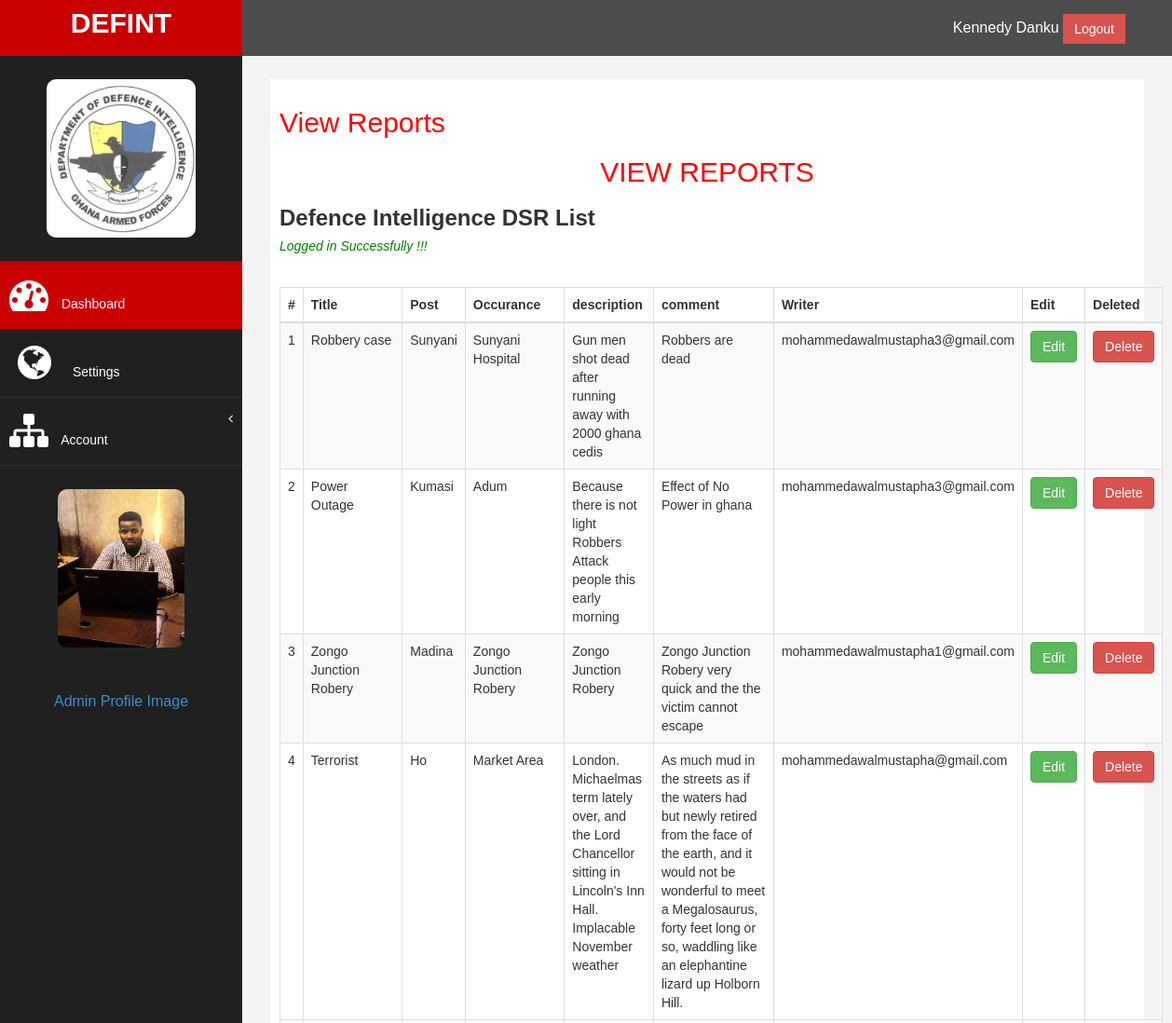
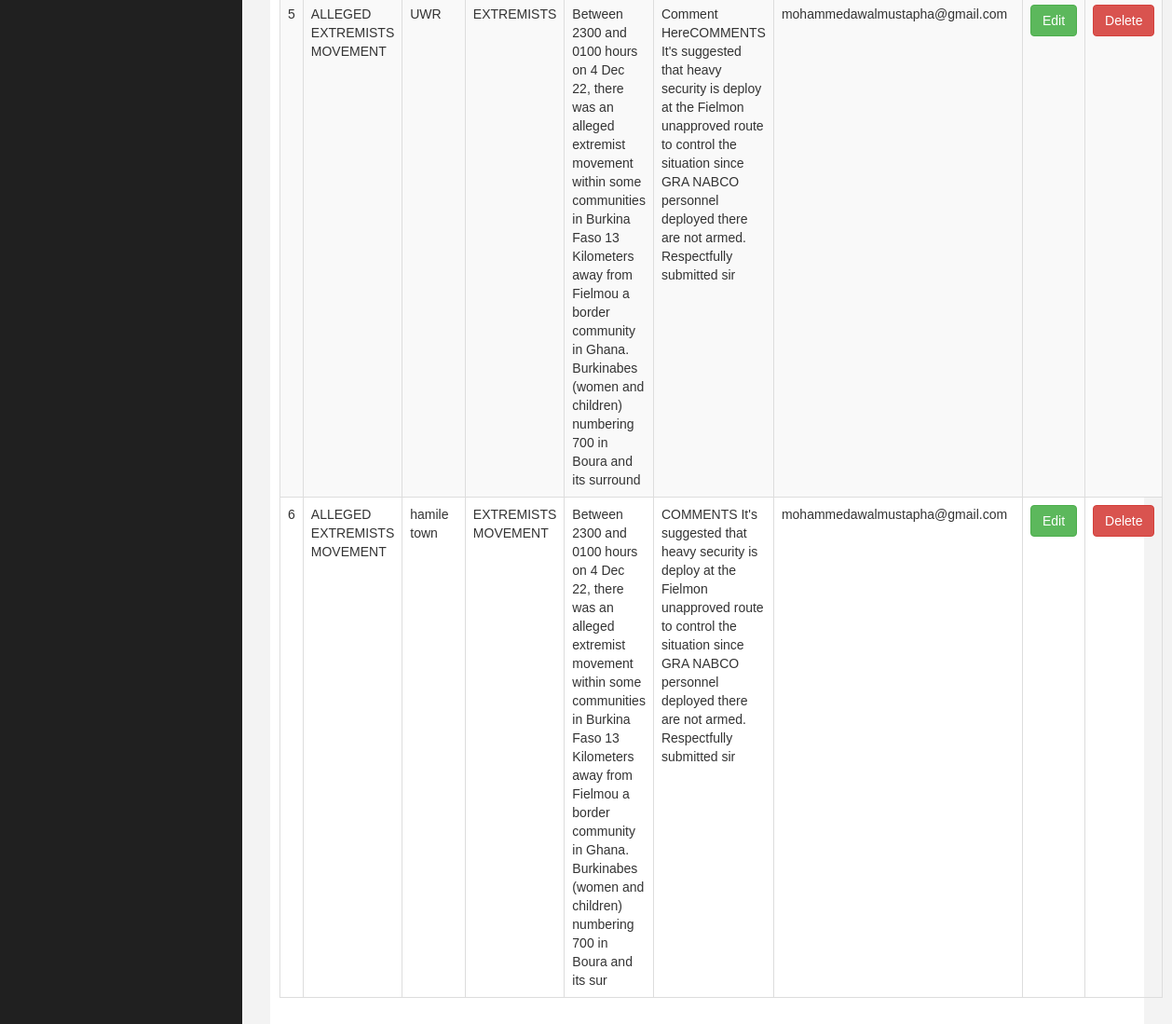
Screenshot of /admin/ad_viewReports.php (signed in) with the database file from the repository (2 pictures, top to bottom).
### tables this page shows
CREATE TABLE `reports` (
  `id` int(11) NOT NULL,
  `title` varchar(50) NOT NULL,
  `post` varchar(50) NOT NULL,
  `occurance` varchar(50) NOT NULL,
  `description` varchar(255) NOT NULL,
  `comment` varchar(250) NOT NULL,
  `email` varchar(50) NOT NULL,
  `created_at` date NOT NULL DEFAULT current_timestamp()
);

### admin/config/DatabaseConnection.php (called while the page is built, shortened)
<?php
class DatabaseConnection
{
    public function __construct()
    {
      $conn=new mysqli(BD_HOST,BD_USER,BD_PASSWORD,BD_DATABASE);
        return $this->conn=$conn;
     }
}
?>

### admin/controllers/AuthenticationController.php (called while the page is built, shortened)
<?php
class AuthenticationController
{
    public function __construct()
    {
        $db=new DatabaseConnection;
        $this->conn=$db->conn;
    }
public function AuthUserDetail()
{
    $checkAuth=$this->checkIsLoggedIn();
    if($checkAuth){
    $user_id= $_SESSION['auth_user']['user_id'];
    $getUserData=" SELECT * FROM admin WHERE id='$user_id' LIMIT 1";
    $result=$this->conn->query($getUserData);
     if($result->num_rows > 0){
       $data=$result->fetch_assoc();
       return $data;
     } else{
        redirect("<h4>Something Went wong </h4>","ad_login.php");
     }
    }else{
        return false;
    }
}
private function checkIsLoggedIn()
{
  if(!isset($_SESSION['authenticated'])){
redirect("<h4 style='color:red;' >Login to Access the page</h4>","ad_login.php");
   return false;
  } else{
return true;
  }
}
}
?>

### admin/controllers/ReportController.php (called while the page is built, shortened)
<?php
   class ReportController
   {
    public function __construct()
    {
        $db= new DatabaseConnection;
        $this->conn=$db->conn;
    }
    public function index()
    {
        $reportQry="SELECT * FROM reports order by id desc";
        $result=$this->conn->query($reportQry);
        if($result->num_rows > 0)
        {
         return $result;
        } else
          {
            return false;
          }
    }
   }
?>

### admin/ad_viewReports.php (the view, shortened to what this page needs)
<?php
 include_once('controllers/ReportController.php');
include('include/header.php')
?>
<?php
include('include/sidebar.php')
?>
  <div id="page-wrapper" >
            <div id="page-inner">
                <div class="row">
                <div class="col-md-12">
                <h2> View Reports</h2>
                <div>
                        <h2 style="margin:20px; font-family: sans-serif; text-align:center; text-transform: uppercase;"> View Reports</h2>
                   </div>
                   <h3><strong>Defence Intelligence DSR  List</strong></h3>
     <h5 > <i style="color:green; font:200"><?php  include('include/message.php'); ?></i></h5>
    <div class="card">
     <div class="card-header">
      <h5 style="color:white ;">View Reports</h5>
     </div>
       <div class="card-body">
          <div class="table-responsive">
            <table class="table table-striped table-bordered" width="100%" cellspacing="0">
                <thead>
                    <tr>
                       <th>#</th>
                       <th>Title</th>
                       <th>Post</th>
                       <th>Occurance</th>
                       <th>description</th>
                       <th>comment</th>
                       <th>Writer</th>
                       <th>Edit</th>
                       <th>Deleted</th>
                    </tr>
                </thead>
                <tbody>
                    <?php
                    $i=1;
                    $report=new ReportController;
                     $result=$report->Index();
                     if($result)
                     {
                        foreach($result as $row )
                        {
                                ?>
                             <tr>
                       <td><?= $i++ ?></td>
                        <td><?= $row['title'] ?></td>
                        <td><?= $row['post'] ?></td>
                        <td><?= $row['occurance'] ?></td>
                        <td><?= $row['description'] ?></td>
                        <td><?= $row['comment'] ?></td>
                        <td><?= $row['email'] ?></td>
                        <td>
                             <a href="ad_editReport.php?id=<?= $row['id'] ?>" class="btn btn-success">Edit</a></td>
                        <td>
                           <form action="codes/report_code.php" method="POST">
                           <button type="submit" name="delete_report" value="<?= $row['id'] ?>" class="btn btn-danger">Delete</button>
                           </form>
                        </td>
                    </tr>
                                <?php
                        }
                     } else
                       {
                        echo " No Records Found ";
                       }
                     ?>
                </tbody>
            </table>
          </div>
        </div>
    </div>
 </div>
<?php
include('include/footer.php')
?>

### admin/include/sidebar.php (shortened to what this page needs)
<?php
include_once('controllers/AuthenticationController.php');
$authenticated=new AuthenticationController;
$data= $authenticated->authUserDetail();
?>
<body>
    <div id="wrapper">
        <nav class="navbar navbar-default navbar-cls-top " role="navigation" style="margin-bottom: 0">
            <div class="navbar-header">
                <a class="navbar-brand" href="index.php">DEFINT</a>
            </div>
  <div style="color: white;
padding: 15px 50px 5px 50px;
float: right;
font-size: 16px;"> <form action="" method="POST">
                        <?= $_SESSION['auth_user']['user_fname']." ".$_SESSION['auth_user']['user_lname']." "; ?>     <button type="submit" class="btn btn-danger square-btn-adjust" name="logout">Logout</button>
                        </form>  </div>
</nav>
                <nav class="navbar-default navbar-side" role="navigation">
            <div class="sidebar-collapse">
                <ul class="nav" id="main-menu">
				<li class="text-center">
                    <img src="image/logo.jpeg" class="user-image img-responsive"/>
					</li>
                    <li>
                        <a class="active-menu"  href="index.php"><i class="fa fa-dashboard fa-3x"></i> Dashboard</a>
                    </li>
                    <li>
                        <a  href="ad_settings.php"><i class="fa fa-globe fa-spin fa-3x fa-fw"></i> Settings</a>
                    </li>
                   <li>
                        <a href="#"><i class="fa fa-sitemap fa-3x"></i> Account  <span class="fa arrow"></span></a>
                      </li>
                </ul>
            </div>
            <div>
            <?php
                $image=$data['profile_img'];
                if(empty($image))
                {
                   ?>
                  <img src="https://bootdey.com/img/Content/avatar/avatar7.png" alt="..." class="user-image img-responsive">
                <?php
                    }
                    else
                    {
                        ?>
                        <img src="../files/<?=$data['profile_img'] ?>" alt="..." class="user-image img-responsive"/>
                        <?php
                    }
                ?>
            <p style="color:white; text-align:center;"><a href="ad_viewProfile.php">Admin Profile Image</a></p>
            </div>
        </nav>

### admin/assets/css/custom.css (style rules this page uses)
body { font-family: 'Open Sans', sans-serif; }
#wrapper { width: 100%; background:#202020; }
#page-wrapper { padding: 15px 15px; min-height: 600px; background:#F3F3F3; }
#page-inner { width:100%; margin:10px 20px 10px 0px; background-color:#fff!important; padding:10px; min-height:1200px; }
.text-center { text-align:center; }
h2 { color: #f00; }
.square-btn-adjust { border: 0px solid transparent; -webkit-border-radius: 0px; -moz-border-radius: 0px; border-radius: 0px; }
p { font-size:16px; line-height:25px; padding-top:20px; }
.user-image { margin: 25px auto; -webkit-border-radius: 10px; -moz-border-radius: 10px; border-radius: 10px; max-height:170px; max-width:170px; }
.navbar-cls-top .navbar-brand { color: #fff; background: #C90000; width: 260px; text-align: center; height: 60px; font-size: 30px; font-weight: 700; }
.active-menu { background-color:#C90000!important; }
.arrow { float: right; }
.fa.arrow:before { content: "\f104"; }
.sidebar-collapse , .sidebar-collapse .nav { background:none; }
.sidebar-collapse .nav { padding:0; }
.sidebar-collapse .nav > li > a { color:#fff; background:#202020; text-shadow:none; }
.sidebar-collapse > .nav > li > a { padding:15px 10px; }
.sidebar-collapse > .nav > li { border-bottom: 1px solid rgba(107, 108, 109, 0.19); }
.navbar-side { border:none; background-color: #202020; }
.navbar-cls-top { background:#4D4D4D; border-bottom:none; }
.navbar-default { border:0px solid black; }
.navbar-header { background: #A70303; }
.nav > li > a > i { margin-right:10px; }
@media (min-width:768px) { #page-wrapper { margin: 0 0 0 260px; padding: 15px 30px; min-height: 1200px; } }
@media (min-width:768px) { .navbar-side { z-index: 1; position: absolute; width: 260px; } }
@media (min-width:768px) { .navbar { border-radius: 0px; } }

### admin/ad_viewReports.php (style rules this page uses)
body { font-family: sans-serif; }

### rows the page displays
reports: title "Robbery case", post "Sunyani", occurance "Sunyani Hospital", description "Gun men shot dead after running away with 2000 ghana cedis", comment "Robbers are dead", email "mohammedawalmustapha3@gmail.com", $row['id'] 14 (drawn)
reports: title "Power Outage", post "Kumasi", occurance "Adum", description "Because there is not light Robbers Attack people this early morning", comment "Effect of No Power in ghana", email "mohammedawalmustapha3@gmail.com", $row['id'] 13 (drawn)
reports: title "Zongo Junction Robery", post "Madina", occurance "Zongo Junction Robery", description "Zongo Junction Robery", comment "Zongo Junction Robery very quick and the the victim cannot escape", email "mohammedawalmustapha1@gmail.com", $row['id'] 12 (drawn)
reports: title "Terrorist", post "Ho", occurance "Market Area", description "London. Michaelmas term lately over, and the Lord Chancellor sitting in Lincoln's Inn Hall. Implacable November weather", comment "As much mud in the streets as if the waters had but newly retired from the face of the earth, and it would not be wonderful to meet a Megalosaurus, forty feet long or so, waddling like an elephantine lizard up Holborn Hill.", email "mohammedawalmustapha@gmail.com", $row['id'] 11 (drawn)
reports: title "ALLEGED EXTREMISTS MOVEMENT", post "UWR", occurance "EXTREMISTS", description "Between 2300 and 0100 hours on 4 Dec 22, there was an alleged extremist movement within some communities in Burkina Faso 13 Kilometers away from Fielmou a border community in Ghana. Burkinabes (women and children) numbering 700 in Boura and its surround", comment "Comment HereCOMMENTS It's suggested that heavy security is deploy at the Fielmon unapproved route to control the situation since GRA NABCO personnel deployed there are not armed. Respectfully submitted sir", email "mohammedawalmustapha@gmail.com", $row['id'] 10 (drawn)
reports: title "ALLEGED EXTREMISTS MOVEMENT", post "hamile town", occurance "EXTREMISTS MOVEMENT", description "Between 2300 and 0100 hours on 4 Dec 22, there was an alleged extremist movement within some communities in Burkina Faso 13 Kilometers away from Fielmou a border community in Ghana. Burkinabes (women and children) numbering 700 in Boura and its sur", comment "COMMENTS It's suggested that heavy security is deploy at the Fielmon unapproved route to control the situation since GRA NABCO personnel deployed there are not armed. Respectfully submitted sir", email "mohammedawalmustapha@gmail.com", $row['id'] 9 (drawn)

### other values shown
$_SESSION['auth_user']['user_fname'] "Kennedy"
$_SESSION['auth_user']['user_lname'] "Danku"
$_SESSION['message'] "Logged in Successfully !!!"
